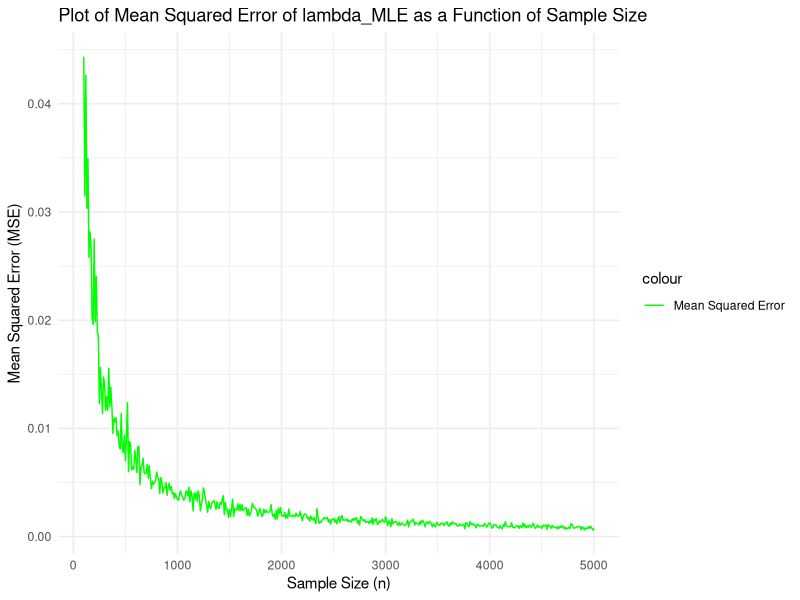
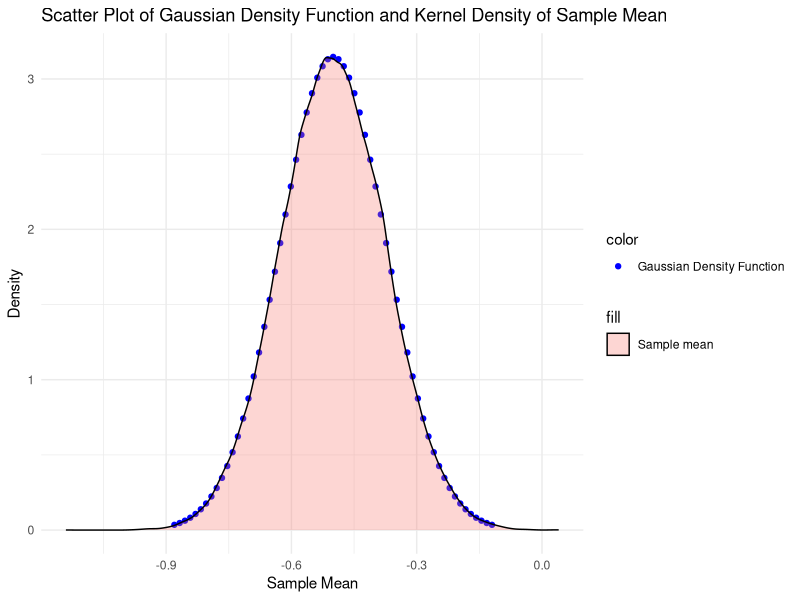

These figures' R source, in order:
## ---- chunk 1
# Load packages
library(tidyverse)
library(ggplot2)

# Load data set
market_df = read.csv("supermarket_data_2024(1).csv")
## ---- chunk 2
# Instant b is given
b = 300 

# Number of observations
time_lengths = market_df$TimeLength
n = length(time_lengths)

# Calculate the MLE
lambda_mle = n / sum(time_lengths - b)

# Print the MLE for lambda
cat("The MLE for lambda is:", lambda_mle, "\n")
## ---- chunk 3
# Use boot package to compute the 95% level confidence interval
# Load package
library(boot)

# Set random seed
set.seed(1111)

# Define a function which computes the lambda of a chosen column
compute_lambda_MLE = function(df,indicies,col_name){
  # Extract sub-sample
  sub_sample = slice(df,indicies) %>%
    pull(all_of(col_name)) 
  # Return lambda_MLE
  return(length(sub_sample)/sum(sub_sample-b))
}

# Use boot function to generate the bootstrap statistics
res = boot(data = market_df, statistic = compute_lambda_MLE, col_name = "TimeLength", R = 10000)

# Compute the 95% level confidence interval for lambda
boot.ci(boot.out = res, type = "basic", conf = 0.95)
## ---- chunk 4
# Set given true parameters
true_lambda = 2
b = 0.01

# Define the range of sample sizes (from 100 to 5000 in increments of 10)
sample_sizes = seq(100, 5000, by = 10)
num_trials = 100

# Initialize a variable to store the mean squared errors for each sample
mse_values = numeric(length(sample_sizes))

# Function to calculate the MLE of lambda
calculate_lambda_mle = function(sample, b) {
  n = length(sample)
  return(n / sum(sample - b))
}

# Start the simulation study
# Set random seed
set.seed(321)  
for (j in seq_along(sample_sizes)) {
  # Set sample size for this trail
  n = sample_sizes[j]
  
  # Store the MLEs for the current sample size across trials
  mle_estimates = numeric(num_trials)
  
  for (i in 1:num_trials) {
    # Generate a sample from exponential distribution with rate = true_lambda
    sample = b + rexp(n, rate = true_lambda)
    
    # Compute the MLE for the current sample
    mle_estimates[i] = calculate_lambda_mle(sample, b)
  }
  
  # Calculate the mean squared error for current sample size
  mse_values[j] = mean((mle_estimates - true_lambda)^2)
}

# Create a data frame and ready for plot
mse_data = data.frame(
  SampleSize = sample_sizes,
  MSE = mse_values
)

# Plot the Mean Squared Error as a function of sample size using ggplot2
ggplot(mse_data, aes(x = SampleSize, y = MSE,color = "Mean Squared Error" )) +
  geom_line() +
  labs(
    title = "Plot of Mean Squared Error of lambda_MLE as a Function of Sample Size",
    x = "Sample Size (n)",
    y = "Mean Squared Error (MSE)",
    color = "colour"
  ) +
  scale_color_manual(values = c("Mean Squared Error" = "green")) +
  theme_minimal()
## ---- chunk 5
# Function to compute the expectation E(X)
compute_expectation_X = function(a, b) {
  # Expectation E(X)
  expectation = (2 * (a * (a - 1) - b * (b - 1))) / ((a + b) * (a + b - 1))
  return(expectation)
}

# Function to compute the variance Var(X)
compute_variance_X = function(a, b) {
  # Compute E(X^2)
  E_X2 = 4 * (a*(a-1)+b*(b-1)) / ((a+b)*(a+b-1))
  
  # Compute E(X)
  E_X = compute_expectation_X(a, b)
  
  # Variance Var(X) = E(X^2) - (E(X))^2
  variance = E_X2 - (E_X)^2
  return(variance)
}
## ---- chunk 6
# Function to generate a sample of X1, X2, ..., Xn of independent copies of X
sample_Xs = function(a, b, n) {
  # Define the probability of 2 red balls
  p_2r = (a * (a - 1)) / ((a + b) * (a + b - 1))
  
  # Define the probability of 1 red ball and 1 blue ball
  p_1r1b = (2 * a * b) / ((a + b) * (a + b - 1))
  
  # Define the probability of 2 blue balls
  p_2b = (b * (b - 1)) / ((a + b) * (a + b - 1))
  
  # Generate the sample of n independent copies of X
  sample <- sample(c(2, 0, -2), size = n, replace = TRUE, prob = c(p_2r, p_1r1b, p_2b))
  
  return(sample)
}
## ---- chunk 7
# Set default parameters
a = 3
b = 5
n = 100000

# Compute numerical value of E(X) and Var(X)
E_X <- compute_expectation_X(a, b)
Var_X <- compute_variance_X(a, b)

# Generate a sample X1, X2, ..., Xn of X
# Set random seed
set.seed(228)
sample_X <- sample_Xs(a, b, n)

# Compute the sample mean and sample variance
sample_mean <- mean(sample_X)
sample_variance <- var(sample_X)

# Print the results
cat("Population E(X):", E_X, "\n")
cat("Population Var(X):", Var_X, "\n")
cat("Sample Mean of X:", sample_mean, "\n")
cat("Sample Variance of X:", sample_variance, "\n")

# Calculate the difference
cat("The difference between sample mean to E(X):",abs(E_X - sample_mean),"\n")
cat("The difference between sample variance to Var(X):",abs(Var_X - sample_variance),"\n")
## ---- chunk 8
# Set default variables
a <- 3
b <- 5
n <- 100
trials <- 50000

# Define a vector to store sample mean for each trial
sample_means = numeric(trials)

# Generate sample_means
for(i in 1:trials){
  # Use the function sample_Xs in B.2(7) to make the sample
  x = sample_Xs(a,b,n)
  sample_means[i] = mean(x)
}
## ---- chunk 9
# Load ggplot package
library(ggplot2)

# Set mu and sigma
mu = E_X
sigma = sqrt(Var_X/n)

# Create sequence of Xi
x_seq = seq(mu - 3 * sigma,mu + 3 * sigma, by = 0.1 * sigma)

# Create Gaussian density function
f_g = dnorm(x_seq, mean = mu, sd = sigma)

# Create a data frame for the plot
f_g_data <- data.frame(x = x_seq, f_g = f_g)

# Create the plot for the density plot and the scatter plot
ggplot() +
  # Scatter plot of Gaussian points
  geom_point(data = f_g_data, aes(x = x, y = f_g, color = "Gaussian Density Function")) +  
  # Kernel density of sample means
  geom_density(aes(x = sample_means, fill = "Sample mean"), alpha = 0.3) +  
  labs(title = "Scatter Plot of Gaussian Density Function and Kernel Density of Sample Mean",
       x = "Sample Mean",
       y = "Density",
       color = "color") +
  scale_color_manual(values = c("Gaussian Density Function" = "blue", "Kernel" = "red")) +
  theme_minimal()
